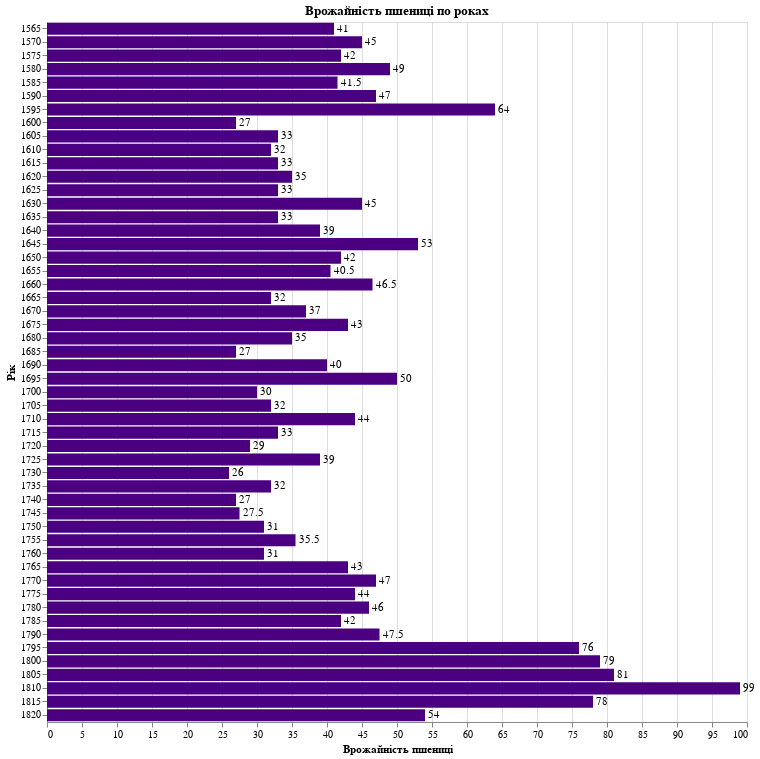

Here is the notebook cell this chart was saved with:
### Markdown cell above
**Завдання 3**
1. Створіть горизонтальну діаграму з мітками на основі даних про
врожайність пшениці (data.wheat()) за допомогою бібліотеки Altair.
Задайте вісь x для врожайності пшениці, вісь y для років, а текстові
мітки відображайте значення врожайності пшениці на відповідних
роках.

### Code cell
source = data.wheat()

chart_1 = alt.layer(
    alt.Chart(source).mark_bar().encode(
        x=alt.X('wheat:Q', title='Врожайність пшениці'),
        y=alt.Y('year:O', title='Рік', sort='-x'),
        color=alt.value('indigo')
    ),
    alt.Chart(source).mark_text(
        align='left',
        baseline='middle',
        dx=3
    ).encode(
        x='wheat:Q',
        y='year:O',
        text='wheat:Q'
    )
).properties(
    title='Врожайність пшениці по роках',
    width=700,
    height=700
)

chart_1

### Figure 1 — Vega-Lite specification as saved in the notebook (floating-point values rounded to 4 significant figures)
{"config": {"view": {"continuousWidth": 300, "continuousHeight": 300}}, "layer": [{"mark": {"type": "bar"}, "encoding": {"color": {"value": "indigo"}, "x": {"field": "wheat", "title": "Врожайність пшениці", "type": "quantitative"}, "y": {"field": "year", "sort": "-x", "title": "Рік", "type": "ordinal"}}}, {"mark": {"type": "text", "align": "left", "baseline": "middle", "dx": 3}, "encoding": {"text": {"field": "wheat", "type": "quantitative"}, "x": {"field": "wheat", "type": "quantitative"}, "y": {"field": "year", "type": "ordinal"}}}], "data": {"name": "data-1d1f61085498bd139c30c889fbf22218"}, "height": 700, "title": "Врожайність пшениці по роках", "width": 700, "$schema": "https://vega.github.io/schema/vega-lite/v5.20.1.json", "datasets": {"data-1d1f61085498bd139c30c889fbf22218": [{"year": 1565, "wheat": 41.0, "wages": 5.0}, {"year": 1570, "wheat": 45.0, "wages": 5.05}, {"year": 1575, "wheat": 42.0, "wages": 5.08}, {"year": 1580, "wheat": 49.0, "wages": 5.12}, {"year": 1585, "wheat": 41.5, "wages": 5.15}, {"year": 1590, "wheat": 47.0, "wages": 5.25}, {"year": 1595, "wheat": 64.0, "wages": 5.54}, {"year": 1600, "wheat": 27.0, "wages": 5.61}, {"year": 1605, "wheat": 33.0, "wages": 5.69}, {"year": 1610, "wheat": 32.0, "wages": 5.78}, {"year": 1615, "wheat": 33.0, "wages": 5.94}, {"year": 1620, "wheat": 35.0, "wages": 6.01}, {"year": 1625, "wheat": 33.0, "wages": 6.12}, {"year": 1630, "wheat": 45.0, "wages": 6.22}, {"year": 1635, "wheat": 33.0, "wages": 6.3}, {"year": 1640, "wheat": 39.0, "wages": 6.37}, {"year": 1645, "wheat": 53.0, "wages": 6.45}, {"year": 1650, "wheat": 42.0, "wages": 6.5}, {"year": 1655, "wheat": 40.5, "wages": 6.6}, {"year": 1660, "wheat": 46.5, "wages": 6.75}, {"year": 1665, "wheat": 32.0, "wages": 6.8}, {"year": 1670, "wheat": 37.0, "wages": 6.9}, {"year": 1675, "wheat": 43.0, "wages": 7.0}, {"year": 1680, "wheat": 35.0, "wages": 7.3}, {"year": 1685, "wheat": 27.0, "wages": 7.6}, {"year": 1690, "wheat": 40.0, "wages": 8.0}, {"year": 1695, "wheat": 50.0, "wages": 8.5}, {"year": 1700, "wheat": 30.0, "wages": 9.0}, {"year": 1705, "wheat": 32.0, "wages": 10.0}, {"year": 1710, "wheat": 44.0, "wages": 11.0}, {"year": 1715, "wheat": 33.0, "wages": 11.75}, {"year": 1720, "wheat": 29.0, "wages": 12.5}, {"year": 1725, "wheat": 39.0, "wages": 13.0}, {"year": 1730, "wheat": 26.0, "wages": 13.3}, {"year": 1735, "wheat": 32.0, "wages": 13.6}, {"year": 1740, "wheat": 27.0, "wages": 14.0}, {"year": 1745, "wheat": 27.5, "wages": 14.5}, {"year": 1750, "wheat": 31.0, "wages": 15.0}, {"year": 1755, "wheat": 35.5, "wages": 15.7}, {"year": 1760, "wheat": 31.0, "wages": 16.5}, {"year": 1765, "wheat": 43.0, "wages": 17.6}, {"year": 1770, "wheat": 47.0, "wages": 18.5}, {"year": 1775, "wheat": 44.0, "wages": 19.5}, {"year": 1780, "wheat": 46.0, "wages": 21.0}, {"year": 1785, "wheat": 42.0, "wages": 23.0}, {"year": 1790, "wheat": 47.5, "wages": 25.5}, {"year": 1795, "wheat": 76.0, "wages": 27.5}, {"year": 1800, "wheat": 79.0, "wages": 28.5}, {"year": 1805, "wheat": 81.0, "wages": 29.5}, {"year": 1810, "wheat": 99.0, "wages": 30.0}, {"year": 1815, "wheat": 78.0, "wages": null}, {"year": 1820, "wheat": 54.0, "wages": null}]}}
